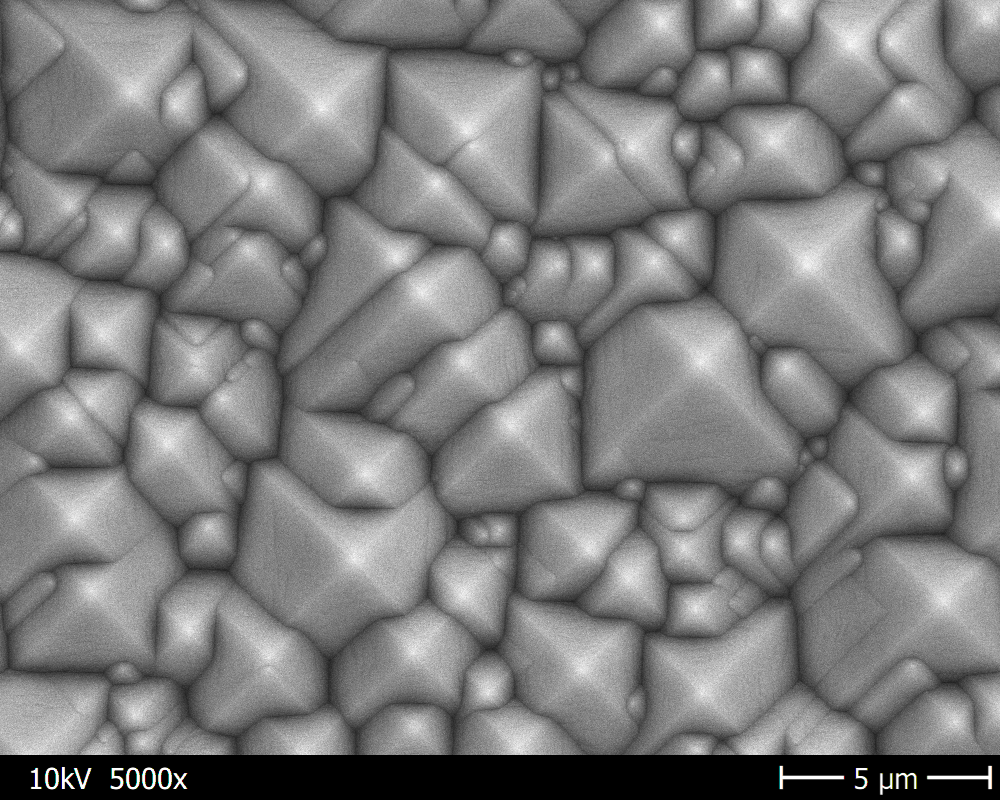
#> input picture images/39-31 top 5kx.tif, 1000 x 800 px
$ jupyter execute --allow-errors find_pyramids.ipynb   (shell and % lines are left out)   (older library calls are emulated)
#> lines starting #> are read from the running program, lines starting #| are printed output that depends on the picture; after the words box and inside, x2 and y2 are one past the last pixel; in counts of white or black regions, pixels touching at a corner belong together
# Find Pyramids
There are some example images in the `./images` folder, these can be selected using the following string.

[cell 1]
image_name = '39-31 top 5kx.tif' # done
#image_name = '39-58 top 5kx.tif' # done
#image_name = '39-65 top 5kx.tif' # done
#image_name = '39-70 top 5kx.tif'

## Measure pixel size
Here we load the image data we want to analyze and do our first measurements. I have measured the size of the scalebar in pixels to calibrate the image axes.

[cell 2]
import matplotlib.pyplot as plt
import numpy as np

from skimage.io import imread

imdata = imread('./images/'+image_name) / 2**8 # uint8 to float in range 0-1
f, ax = plt.subplots()
im = ax.imshow(imdata, cmap=plt.cm.gray)
plt.colorbar(im, None, ax)
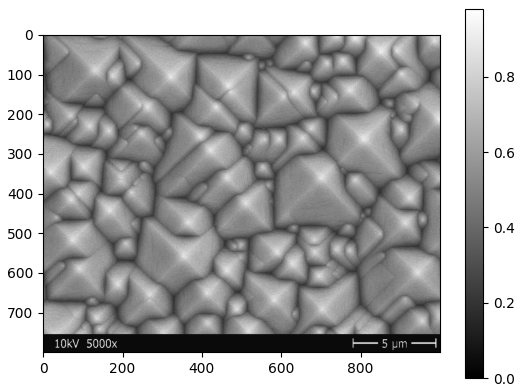
#> figure drawn by matplotlib, 2 panels

[cell 3]
S  = 5.     # scalebar size in µm
x1 = 989    # right pixel of the scale bar
x0 = 780    # left ...
ps = S / (x1 - x0)

print('Pixel Size = {0:.5f} µm / pixel'.format(ps))

## Automatic foregound peak finding
This scripts aims to find the local maxima in the image we just loaded. It uses some filtering steps to achieve this. It only achieves partial success in finding the maxima. In the next step we will correct the result by hand.

This script:
- Finds the foreground automatically.
- Uses brute force to find ALL local maxima in the foreground.
- Reduces this result to single isolated indices.
- Does the initial watershed segmentation to obtain the color pyramids.

[cell 4]
import matplotlib.pyplot as plt
import numpy as np
import scipy.ndimage as ndi
from skimage.io import imread
from skimage.morphology import disk
from skimage.feature import peak_local_max
from skimage.segmentation import watershed
from skimage.filters import threshold_otsu

def foreground_detection(imdata, threshold_factor = 1., *args, **kwargs):

    # calculate threshold
    threshold = threshold_otsu(imdata) * threshold_factor

    # Remove small objects
    mask = imdata > threshold
    mask = ndi.binary_erosion(mask, *args, **kwargs)
    mask[0,:] = 0
    mask[:,1] = 0
    mask = ndi.binary_dilation(mask, *args, **kwargs)

    return mask, threshold

# Load image: use scikit-image for IO and remove speckle noise
imdata = imread('./images/'+image_name)[:750, :] / 2**8
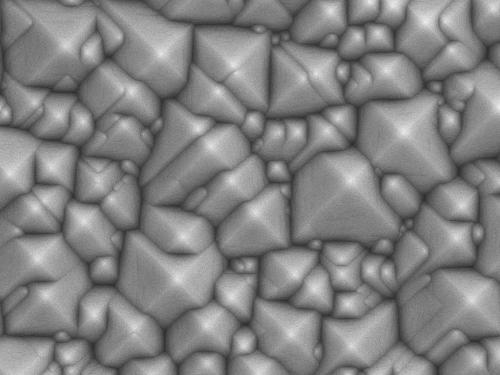
#> imdata: shape (750, 1000) float64 (shown at 1/2 size); min 0.145, max 0.945, mean 0.513
imdata = ndi.median_filter(imdata, size=2)

# Foreground detection: apply threshold, remove small objects and label
structure  = disk(2)
iterations = 5
foreground_mask, threshold = foreground_detection(
    imdata = imdata,
    threshold_factor = 1.,
    structure=structure,
    iterations=iterations, )
#> in foreground_detection, `threshold = threshold_otsu(imdata) * threshold_factor`: threshold = 0.522
#> in foreground_detection, `mask = imdata > threshold`:
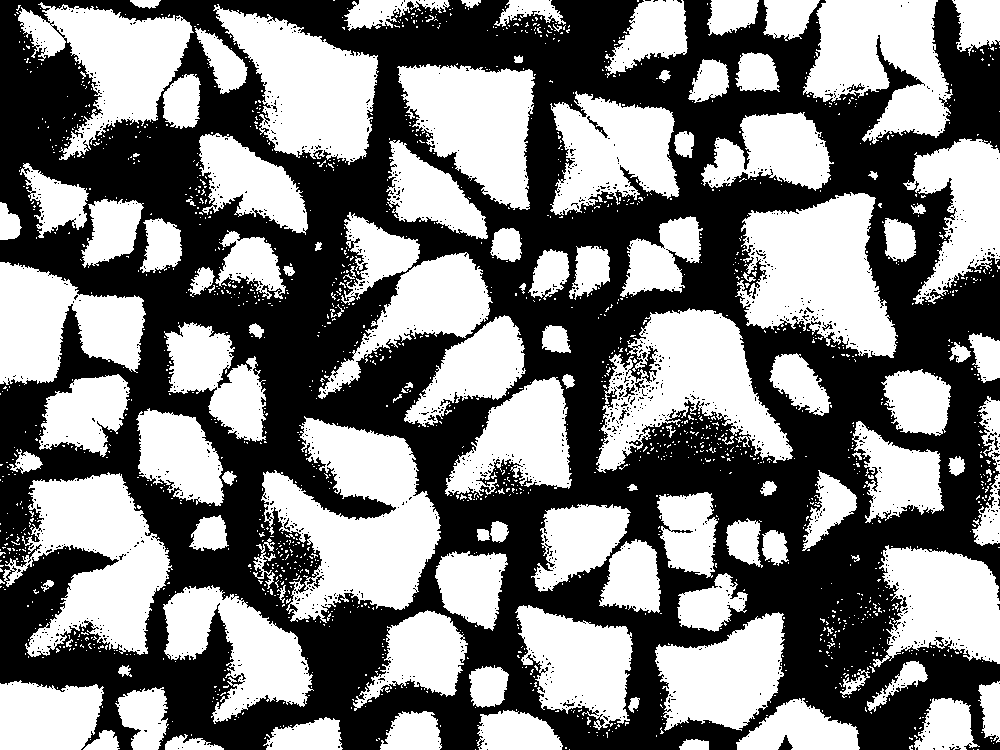
#> mask: shape (750, 1000) bool; 48.8% white; 1734 white regions (1609 under 20 px), largest, box (x1, y1, x2, y2) and area: (261, 416, 441, 623) 20315, (735, 192, 898, 358) 16746, (3, 472, 173, 657) 16280
#> in foreground_detection, `mask = ndi.binary_erosion(mask, *args, **kwargs)`:
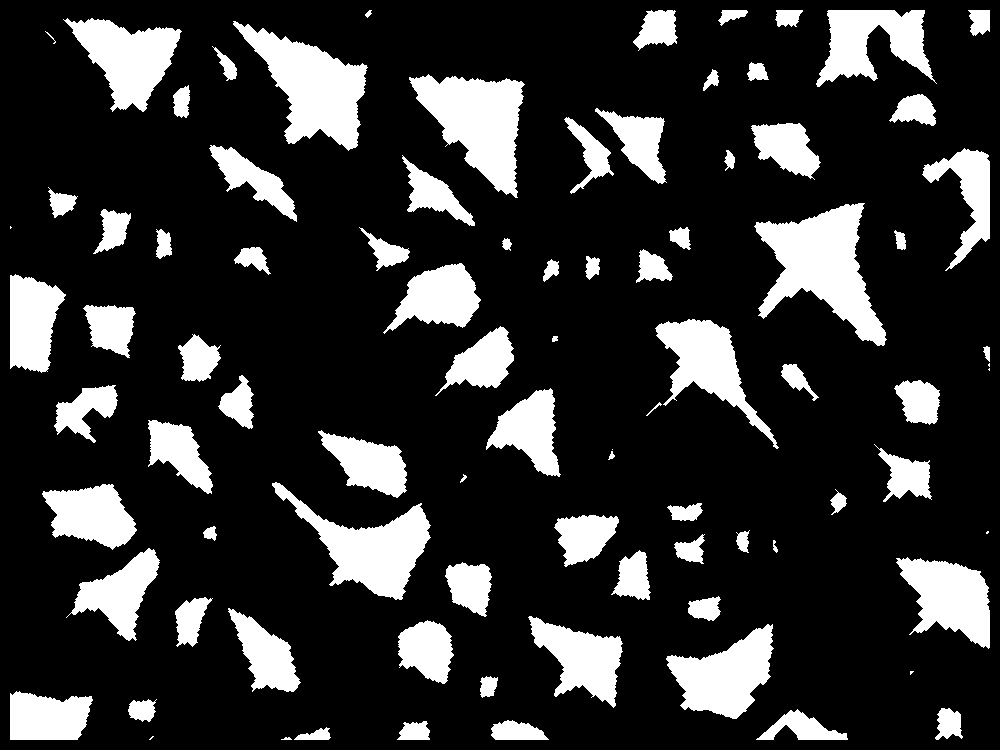
#> mask: shape (750, 1000) bool; 19.3% white; 88 white regions (7 under 20 px), largest, box (x1, y1, x2, y2) and area: (754, 203, 887, 346) 9057, (233, 21, 368, 151) 7961, (409, 74, 525, 198) 7730
#> in foreground_detection, `mask = ndi.binary_dilation(mask, *args, **kwargs)`:
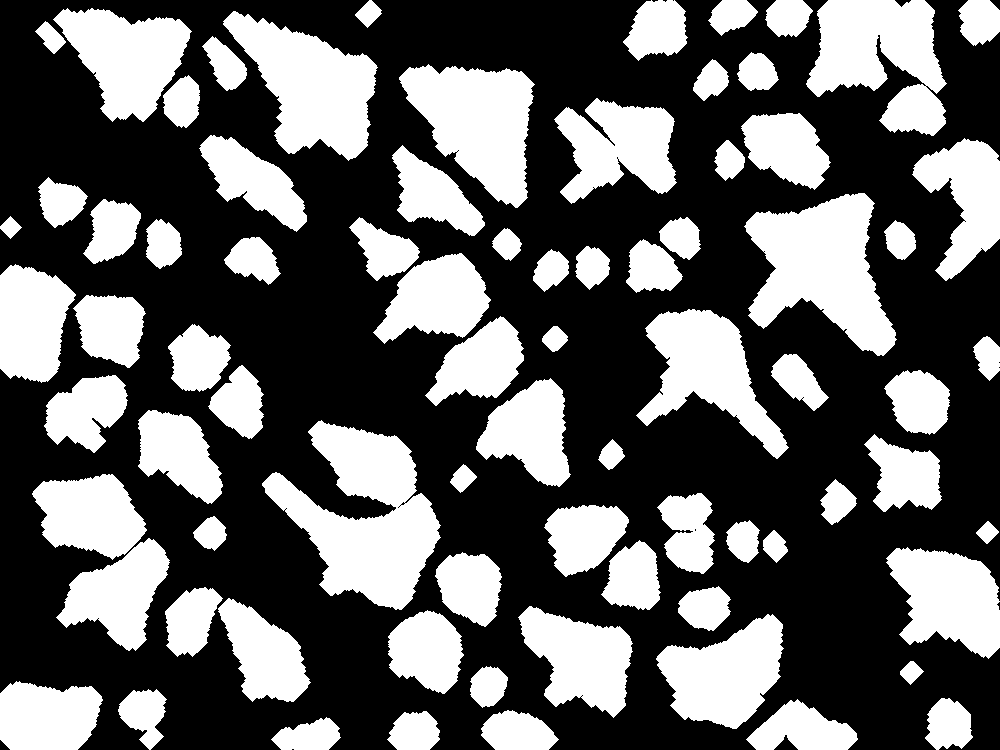
#> mask: shape (750, 1000) bool; 38.6% white; 78 white regions, largest, box (x1, y1, x2, y2) and area: (262, 420, 441, 610) 17204, (744, 193, 897, 356) 14097, (223, 11, 378, 161) 12261
#> threshold = 0.522
foreground_labels, foreground_Nlabels = ndi.label(foreground_mask)
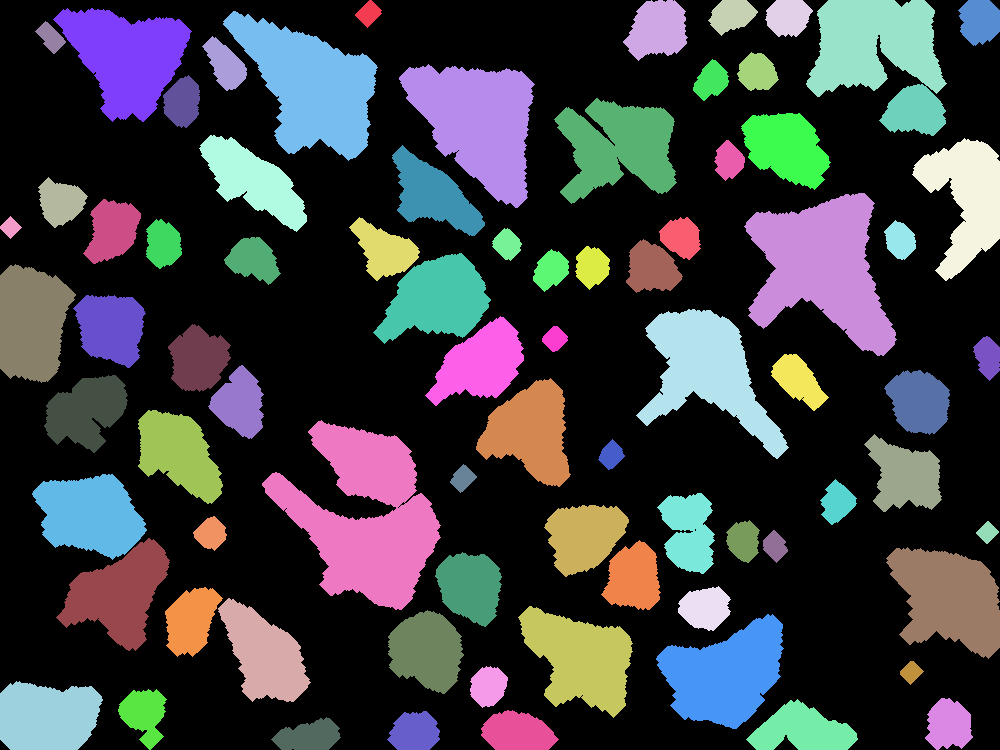
#> foreground_labels: shape (750, 1000) int32; 80 distinct labels, from 0 to 79; one colour per label, 0 black
#> foreground_Nlabels = 79

# find local max: build mask from local maxima in the foreground
iterations = 4
#> (the rest of this cell did not finish here and is left out)

## Interactive plot
In this step and interactive plot allows to quickly correct the result. If the previous step was done correctly, most of the larger pyramid apices have been automatically found. Some of the more intense could show 2 or more maxima which may be wrong. Also small pyramids are very hard to automatically find. The interactive plot has some built in functionality to manually edit the result:

- Using the Left / Right click buttons we can Add / Remove points
- The watershed segmentation is repeated every time a point is Added / Removed (colors are updated accordingly).

When we are done the result can be saved. A load command is also provided to retrieve saved results.

Note: If the plot is closed, start again from this point.

[cell 5]
figsize = plt.figaspect(1/2.)
f, axs = plt.subplots(1, 2, dpi=150, figsize=figsize, sharex=True, sharey=True)

Ny, Nx = imdata.shape
x, y = np.arange(Nx), np.arange(Ny)

ax = axs[0]
ax.imshow(imdata, cmap='afmhot')
contours = ax.contour(x, y, foreground_mask, [0.5], linewidths=0.5, colors='g')
#ax.contour(x, y, maxima_mask, [0.5], linewidths=0.5, colors='r')
#> (the rest of this cell did not finish here and is left out)

### Save the result
**Use with caution, can overwrite important data**

[cell 6]
save_name = image_name.replace('.tif',' - pyramid coords.npy')
#save_path_coordinates('./results/'+sname, pc_markers)

### Load result

[cell 7]
save_name = image_name.replace('.tif',' - pyramid coords.npy')
#> (the rest of this cell did not finish here and is left out)

## Measure pyramid vertices

#> (a cell that did not finish here is left out)

[cell 9]
from skimage.measure import regionprops
from skimage.segmentation import find_boundaries
#from skimage.segmentation import clear_border, mark_boundaries

# pixels at the border
#> (the rest of this cell did not finish here and is left out)

[cell 10]
sname = image_name.replace('.tif',' - vertex coords.npy')
#> (the rest of this cell did not finish here and is left out)

[cell 11]
sname = 'imagenes/'+image_name.replace('.tif', ' - find pyramids.png')
f.savefig(sname, facecolor='none', dpi=150.)
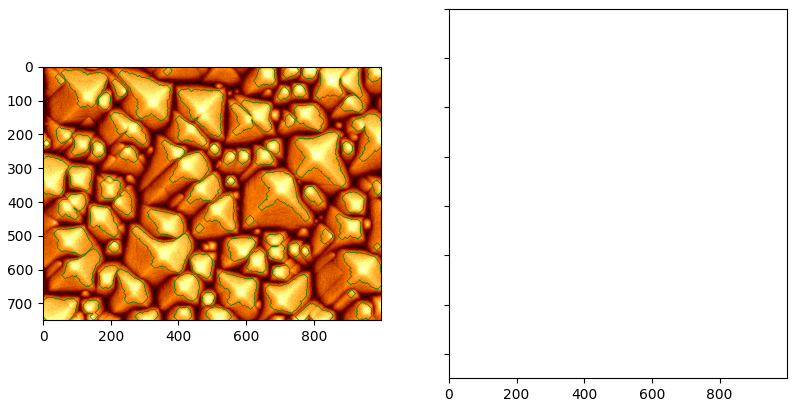
#> figure drawn by matplotlib, 1 panel

$ run again, with images/40-77 top 5kx.tif copied over images/39-31 top 5kx.tif
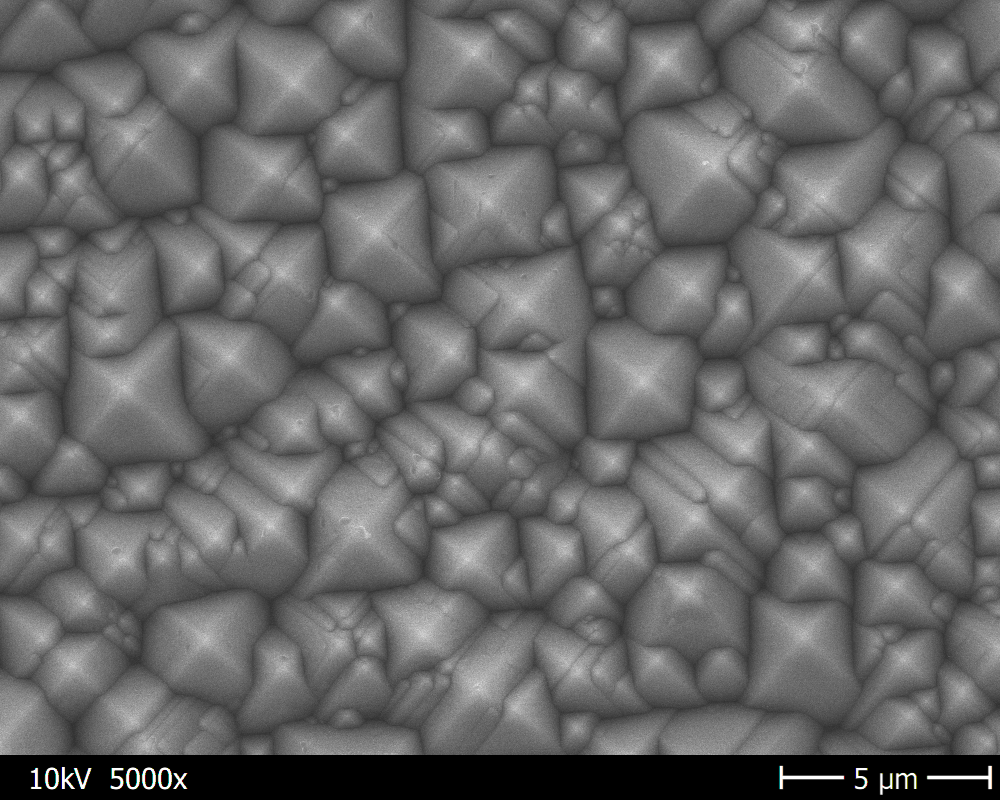
#> input picture images/40-77 top 5kx.tif, 1000 x 800 px
#> in foreground_detection, `threshold = threshold_otsu(imdata) * threshold_factor`: threshold = 0.445
#> in foreground_detection, `mask = ndi.binary_dilation(mask, *args, **kwargs)`:
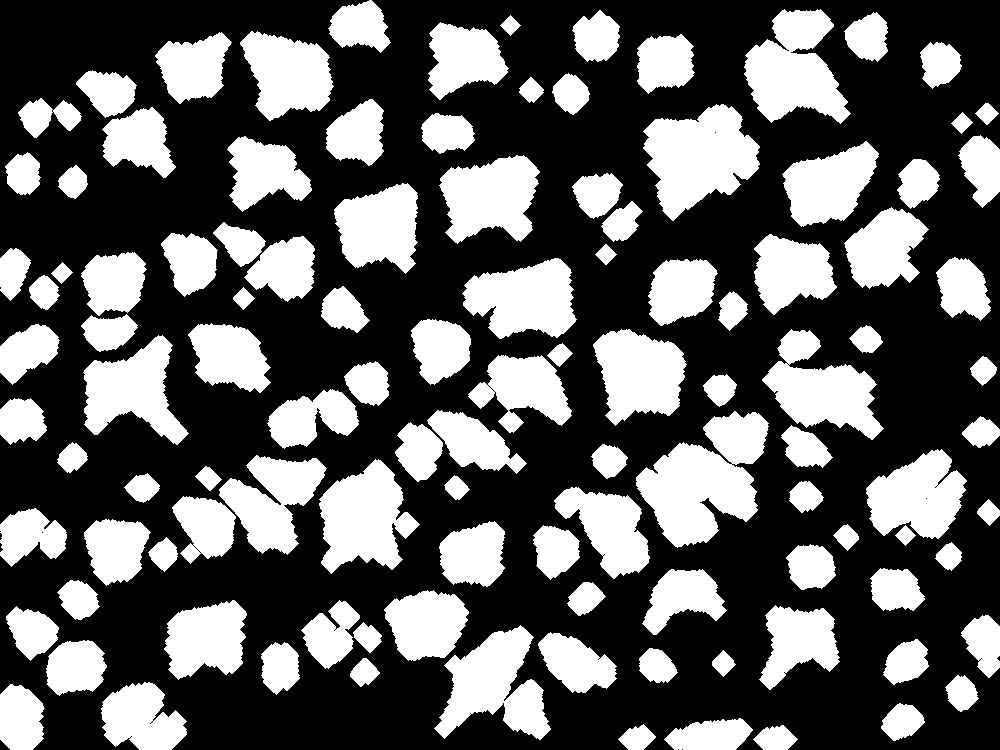
#> mask: shape (750, 1000) bool; 37% white; 113 white regions, largest, box (x1, y1, x2, y2) and area: (636, 411, 769, 548) 10363, (643, 104, 760, 221) 8493, (744, 9, 851, 124) 7484
#> foreground_labels: shape (750, 1000) int32; 119 distinct labels, from 0 to 118
#> foreground_Nlabels = 118
#> `f.savefig(sname, facecolor='none', dpi=150.)`:
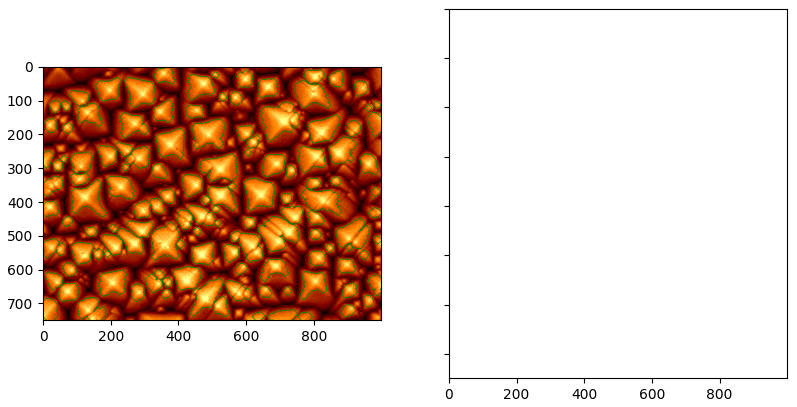
#> figure drawn by matplotlib, 1 panel

$ run again, with images/5-24 top 5kx.tif copied over images/39-31 top 5kx.tif
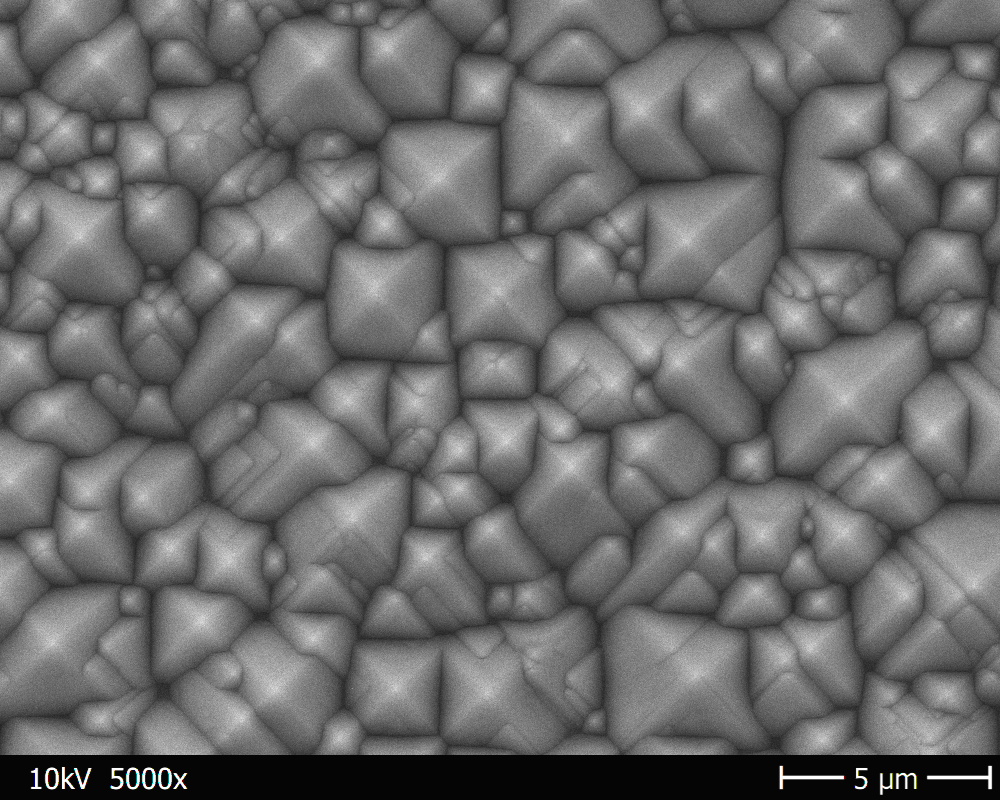
#> input picture images/5-24 top 5kx.tif, 1000 x 800 px
#> in foreground_detection, `threshold = threshold_otsu(imdata) * threshold_factor`: threshold = 0.456
#> in foreground_detection, `mask = ndi.binary_dilation(mask, *args, **kwargs)`:
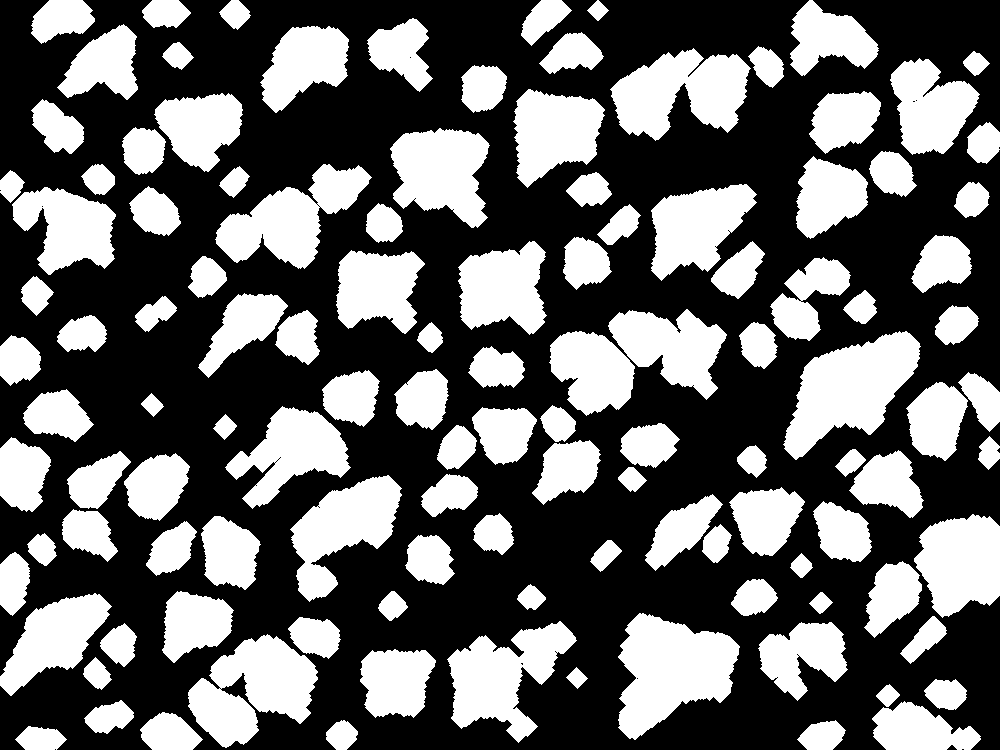
#> mask: shape (750, 1000) bool; 39.4% white; 119 white regions, largest, box (x1, y1, x2, y2) and area: (618, 613, 740, 740) 9673, (783, 331, 921, 460) 9464, (188, 634, 318, 748) 8682
#> foreground_labels: shape (750, 1000) int32; 123 distinct labels, from 0 to 122
#> foreground_Nlabels = 122
#> `f.savefig(sname, facecolor='none', dpi=150.)`:
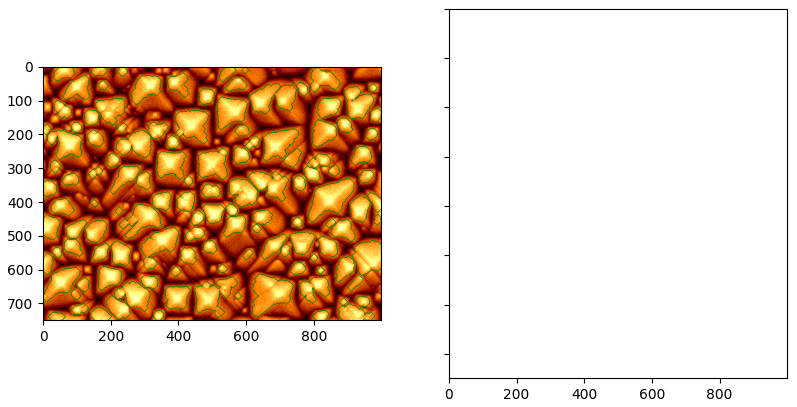
#> figure drawn by matplotlib, 1 panel
